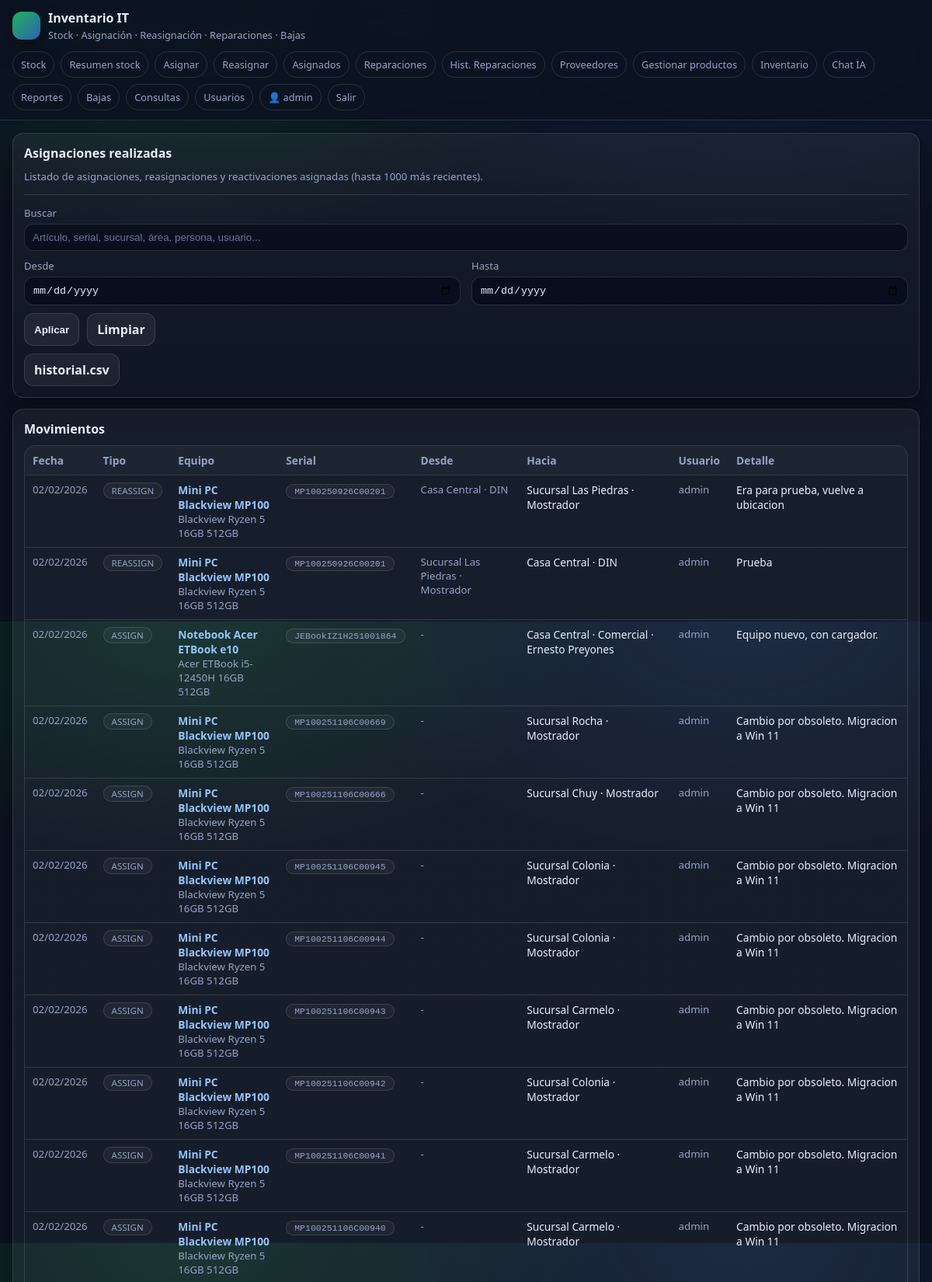
Screenshot of /assignments (signed in, upper part) with the database file from the repository.
### tables this page shows
CREATE TABLE users (
      id INTEGER PRIMARY KEY AUTOINCREMENT,
      username TEXT UNIQUE NOT NULL,
      password_hash TEXT NOT NULL,
      is_admin INTEGER NOT NULL DEFAULT 0,
      created_at TEXT NOT NULL
    );

CREATE TABLE history (
      id INTEGER PRIMARY KEY AUTOINCREMENT,
      unit_id INTEGER NOT NULL REFERENCES units(id) ON DELETE CASCADE,
      user_id INTEGER NOT NULL REFERENCES users(id) ON DELETE RESTRICT,
      type TEXT NOT NULL,
      from_status TEXT,
      to_status TEXT,
      from_sucursal TEXT, from_area TEXT, from_persona TEXT,
      to_sucursal TEXT, to_area TEXT, to_persona TEXT,
      proveedor TEXT,
      detalle TEXT NOT NULL,
      created_at TEXT NOT NULL
    );

CREATE TABLE products (
      id INTEGER PRIMARY KEY AUTOINCREMENT,
      barcode TEXT,
      descripcion TEXT NOT NULL,
      tipo TEXT NOT NULL,
      marca TEXT NOT NULL,
      modelo TEXT NOT NULL,
      proveedor_id INTEGER REFERENCES providers(id),
      created_at TEXT NOT NULL
    );

CREATE TABLE units (
      id INTEGER PRIMARY KEY AUTOINCREMENT,
      product_id INTEGER NOT NULL REFERENCES products(id) ON DELETE CASCADE,
      serial TEXT,
      status TEXT NOT NULL CHECK(status IN ('IN_STOCK','ASSIGNED','IN_REPAIR','RETIRED')),
      warranty_until TEXT,
      purchase_provider_id INTEGER REFERENCES providers(id),
      sucursal TEXT,
      area TEXT,
      persona TEXT,
      last_sucursal TEXT,
      last_area TEXT,
      last_persona TEXT,
      pc_name TEXT,
      last_pc_name TEXT,
      inventory_number TEXT,
      created_at TEXT NOT NULL,
      updated_at TEXT NOT NULL
    );

### app.py (the view)
@app.route("/assignments")
@login_required
def assignments_page():
    q = (request.args.get("q") or "").strip().lower()
    date_from = (request.args.get("from") or "").strip()
    date_to = (request.args.get("to") or "").strip()
    iso_from, iso_to = norm_date_range(date_from, date_to)
    db = get_db()
    rows_sql = """
      SELECT h.created_at, h.type, h.detalle,
             h.from_sucursal,h.from_area,h.from_persona,
             h.to_sucursal,h.to_area,h.to_persona,
             u.id as unit_id, u.serial, u.status, u.warranty_until,
             p.id as product_id, p.descripcion, p.tipo, p.marca, p.modelo, p.barcode,
             us.username
      FROM history h
      JOIN units u ON u.id=h.unit_id
      JOIN products p ON p.id=u.product_id
      JOIN users us ON us.id=h.user_id
      WHERE h.type IN ('ASSIGN','REASSIGN','RESTORE')
    """
    params = []
    if iso_from:
        rows_sql += " AND h.created_at >= ?"
        params.append(iso_from)
    if iso_to:
        rows_sql += " AND h.created_at <= ?"
        params.append(iso_to)
    rows_sql += " ORDER BY h.created_at DESC LIMIT 1000"
    rows = db.execute(rows_sql, params).fetchall()
    if q:
        rows = [r for r in rows if q in f"{r['descripcion']} {r['serial'] or ''} {r['to_sucursal'] or ''} {r['to_area'] or ''} {r['to_persona'] or ''} {r['from_sucursal'] or ''} {r['from_area'] or ''} {r['from_persona'] or ''} {r['username'] or ''}".lower()]
    return render_template("assignments.html", rows=rows, q=q, date_from=date_from, date_to=date_to)

### app.py (called while the page is built)
def norm_date_range(date_from: str | None, date_to: str | None):
    df = (date_from or "").strip()
    dt = (date_to or "").strip()
    iso_from = None
    iso_to = None
    if df:
        iso_from = df + "T00:00:00"
    if dt:
        iso_to = dt + "T23:59:59"
    return iso_from, iso_to

def get_db() -> sqlite3.Connection:
    if "db" not in g:
        conn = sqlite3.connect(DB_PATH)
        conn.row_factory = sqlite3.Row
        g.db = conn
        ensure_schema_migrations(g.db)
    return g.db

def ensure_schema_migrations(db):
    try:
        cols = [r["name"] for r in db.execute("PRAGMA table_info(products)").fetchall()]
        if "proveedor_id" not in cols:
            db.execute("ALTER TABLE products ADD COLUMN proveedor_id INTEGER")
            db.commit()
    except Exception:
        pass
    try:
        cols_u = [r["name"] for r in db.execute("PRAGMA table_info(units)").fetchall()]
        if "purchase_provider_id" not in cols_u:
            db.execute("ALTER TABLE units ADD COLUMN purchase_provider_id INTEGER")
            db.commit()
    except Exception:
        pass
    try:
        db.execute("DROP INDEX IF EXISTS idx_products_barcode")
        db.execute("CREATE UNIQUE INDEX IF NOT EXISTS idx_products_barcode_provider ON products(barcode, IFNULL(proveedor_id,0)) WHERE barcode IS NOT NULL AND barcode != ''")
        db.commit()
    except Exception:
        pass

def login_required(fn):
    @wraps(fn)
    def wrapper(*args, **kwargs):
        if not session.get("user_id"):
            return redirect(url_for("login", next=request.path))
        return fn(*args, **kwargs)
    return wrapper

def current_user():
    uid = session.get("user_id")
    if not uid:
        return None
    db = get_db()
    return db.execute("SELECT * FROM users WHERE id = ?", (uid,)).fetchone()

@app.before_request
def _fk_on():
    db = get_db()
    db.execute("PRAGMA foreign_keys=ON;")

@app.teardown_appcontext
def _close(e=None):
    close_db(e)

@app.context_processor
def inject_globals():
    return {"me": current_user()}

### templates/assignments.html (shortened to what this page needs)
{% extends "base.html" %}
{% from "_macros.html" import short_date %}
{% set title="Asignaciones" %}
{% set active="assignments" %}
{% block content %}
<div class="card">
  <h2>Asignaciones realizadas</h2>
  <div class="muted">Listado de asignaciones, reasignaciones y reactivaciones asignadas (hasta 1000 más recientes).</div>
  <hr class="sep">
  <form method="get">
    <div style="grid-column:1/-1;">
      <label>Buscar</label>
      <input name="q" value="{{ q }}" placeholder="Artículo, serial, sucursal, área, persona, usuario...">
    <div class="grid two" style="margin-top:10px;">
      <div><label>Desde</label><input type="date" name="from" value="{{ date_from or '' }}"></div>
      <div><label>Hasta</label><input type="date" name="to" value="{{ date_to or '' }}"></div>
    </div>
    </div>
    <div style="display:flex; gap:10px; flex-wrap:wrap;">
      <button class="btn" type="submit">Aplicar</button>
      <a class="btn" href="{{ url_for('assignments_page') }}">Limpiar</a>
      <a class="btn" href="/export/historial.csv">historial.csv</a>
    </div>
  </form>
</div>
<div class="card" style="margin-top:14px;">
  <h2>Movimientos</h2>
  <div class="table-wrap">
    <table>
      <thead>
        <tr>
          <th>Fecha</th><th>Tipo</th><th>Equipo</th><th>Serial</th>
          <th>Desde</th><th>Hacia</th><th>Usuario</th><th>Detalle</th>
        </tr>
      </thead>
      <tbody>
        {% for r in rows %}
        <tr>
          <td class="muted">{{ short_date(r.created_at) }}</td>
          <td><span class="badge">{{ r.type }}</span></td>
          <td><a href="#" class="js-info" data-kind="unit" data-id="{{ r.unit_id }}"><b>{{ r.descripcion }}</b></a><div class="muted">{{ r.marca }} {{ r.modelo }}</div></td>
          <td>{% if r.serial %}<a href="#" class="js-info" data-kind="unit" data-id="{{ r.unit_id }}"><span class="badge mono">{{ r.serial }}</span></a>{% else %}<span class="muted">-</span>{% endif %}</td>
          <td class="muted">
            {{ r.from_sucursal or "-" }}{% if r.from_area %} · {{ r.from_area }}{% endif %}{% if r.from_persona %} · {{ r.from_persona }}{% endif %}
          </td>
          <td>
            {{ r.to_sucursal or "-" }}{% if r.to_area %} · {{ r.to_area }}{% endif %}{% if r.to_persona %} · {{ r.to_persona }}{% endif %}
          </td>
          <td class="muted">{{ r.username }}</td>
          <td>{{ r.detalle }}</td>
        </tr>
        {% endfor %}
      </tbody>
    </table>
  </div>
</div>
{% endblock %}

### templates/base.html (shortened to what this page needs)
{% from "_macros.html" import short_date %}
<!doctype html>
<html lang="es">
<head>
  <link rel="stylesheet" href="{{ url_for('static', filename='style.css') }}">
</head>
<body>
  <div class="topbar">
    <div class="nav">
      <div class="brand">
        <div class="logo"></div>
        <div>
          <h1>Inventario IT</h1>
          <div class="sub">Stock · Asignación · Reasignación · Reparaciones · Bajas</div>
        </div>
      </div>
      <div class="menu">
        {% if me %}
          <a class="pill {% if active=='stock' %}active{% endif %}" href="{{ url_for('stock') }}">Stock</a>
          <a class="pill {% if active=='stock_all' %}active{% endif %}" href="{{ url_for('stock_all') }}">Resumen stock</a>
          <a class="pill {% if active=='assign' %}active{% endif %}" href="{{ url_for('assign_page') }}">Asignar</a>
          <a class="pill {% if active=='reassign' %}active{% endif %}" href="{{ url_for('reassign_page') }}">Reasignar</a>
          <a class="pill {% if active=='assigned' %}active{% endif %}" href="{{ url_for('assigned_page') }}">Asignados</a>
          <a class="pill {% if active=='repairs' %}active{% endif %}" href="{{ url_for('repairs_page') }}">Reparaciones</a>
          <a class="pill {% if active=='repairs_history' %}active{% endif %}" href="{{ url_for('repairs_history_page') }}">Hist. Reparaciones</a>
          <a class="pill {% if active=='providers' %}active{% endif %}" href="{{ url_for('providers_page') }}">Proveedores</a>
        <a class="pill {% if active=='manage_products' %}active{% endif %}" href="{{ url_for('manage_products_page') }}">Gestionar productos</a>
        <a class="pill {% if active=='inventory' %}active{% endif %}" href="{{ url_for('inventory_page') }}">Inventario</a>
        <a class="pill {% if active=='ai_chat' %}active{% endif %}" href="{{ url_for('ai_chat_page') }}">Chat IA</a>
        <a class="pill {% if active=='reports' %}active{% endif %}" href="{{ url_for('reports_page') }}">Reportes</a>
          <a class="pill {% if active=='retired' %}active{% endif %}" href="{{ url_for('retired_page') }}">Bajas</a>
          <a class="pill {% if active=='queries' %}active{% endif %}" href="{{ url_for('queries_page') }}">Consultas</a>
          {% if me.is_admin %}
            <a class="pill {% if active=='users' %}active{% endif %}" href="{{ url_for('users_page') }}">Usuarios</a>
          {% endif %}
          <span class="pill">👤 {{ me.username }}</span>
          <a class="pill" href="{{ url_for('logout') }}">Salir</a>
        {% endif %}
      </div>
    </div>
  </div>
  <div class="container">
    {% block content %}{% endblock %}
  </div>
</body>
</html>

### templates/_macros.html
{% macro short_date(ts) -%}
{%- if ts and ts|length > 9 -%}
{{ ts[8:10] }}/{{ ts[5:7] }}/{{ ts[0:4] }}
{%- else -%}
{{ ts or "-" }}
{%- endif -%}
{%- endmacro %}

### static/style.css (style rules this page uses)
:root { --bg: #0b1220; --panel: #0f1a2f; --card: #0c1629; --muted: #93a4c7; --text: #e7eefc; --border: rgba(255,255,255,.12); --accent: #22c55e; --warn: #f59e0b; --danger: #ef4444; --link: #93c5fd; --shadow: 0 10px 30px rgba(0,0,0,.35); --mono: ui-monospace, SFMono-Regular, Menlo, Monaco, Consolas, "Liberation Mono", monospace; }
* { box-sizing:border-box; }
body { margin:0; font-family: system-ui, -apple-system, Segoe UI, Roboto, sans-serif; background: radial-gradient(900px 500px at 20% 0%, rgba(34,197,94,.15), transparent 60%), radial-gradient(900px 500px at 80% 0%, rgba(59,130,246,.12), transparent 60%), var(--bg); color: var(--text); }
a { color: var(--link); text-decoration:none; }
.topbar { position:sticky; top:0; z-index:20; background: rgba(11,18,32,.85); backdrop-filter: blur(10px); border-bottom:1px solid var(--border); }
.nav { max-width:1200px; margin:0 auto; padding:12px 16px; display:flex; gap:12px; align-items:center; justify-content:space-between; flex-wrap:wrap; }
.brand { display:flex; gap:10px; align-items:center; }
.logo { width:36px; height:36px; border-radius:12px; background: linear-gradient(135deg, rgba(34,197,94,.9), rgba(59,130,246,.7)); box-shadow: var(--shadow); }
.brand h1 { margin:0; font-size:1rem; }
.brand .sub { color: var(--muted); font-size:.8rem; margin-top:2px; }
.menu { display:flex; flex-wrap:wrap; gap:8px; align-items:center; }
.pill { padding:7px 10px; border:1px solid var(--border); border-radius:999px; color: var(--muted); font-size:.8rem; }
.container { max-width:1200px; margin:0 auto; padding:16px; }
.grid { display:grid; grid-template-columns: 1fr; gap:14px; }
@media (min-width: 900px) { .grid.two { grid-template-columns: 1fr 1fr; } }
.card { background: linear-gradient(180deg, rgba(255,255,255,.05), rgba(255,255,255,.02)); border: 1px solid var(--border); border-radius: 14px; padding:14px; box-shadow: var(--shadow); }
.card h2 { margin:0 0 10px 0; font-size:1rem; }
.muted { color: var(--muted); font-size:.83rem; }
hr.sep { border:none; border-top:1px solid var(--border); margin:14px 0; }
form { display:grid; grid-template-columns: repeat(auto-fit, minmax(210px, 1fr)); gap:10px 12px; align-items:end; }
label { display:block; margin:0 0 5px 0; color: var(--muted); font-size:.82rem; }
input, select, textarea { width:100%; padding:9px 10px; border-radius:12px; border:1px solid var(--border); background: rgba(2,6,23,.55); color: var(--text); outline:none; }
input::placeholder, textarea::placeholder { color: rgba(147,164,199,.7); }
.btn { padding:9px 12px; border-radius:12px; border:1px solid var(--border); background: rgba(255,255,255,.06); color: var(--text); cursor:pointer; font-weight:600; }
.table-wrap { overflow:auto; border-radius:14px; border:1px solid var(--border); }
table { width:100%; border-collapse:collapse; font-size:.86rem; min-width: 860px; }
th, td { padding:9px 10px; border-bottom:1px solid var(--border); vertical-align:top; }
th { text-align:left; color: var(--muted); background: rgba(255,255,255,.03); position:sticky; top:0; }
.badge { display:inline-block; padding:2px 10px; border-radius:999px; border:1px solid var(--border); font-size:.72rem; color: var(--muted); background: rgba(255,255,255,.04); }
.badge.mono { font-family: var(--mono); }

### rows the page displays
users: username "admin"
history: created_at "02", created_at "2026", type "REASSIGN", descripcion "Mini PC Blackview MP100", marca "Blackview", modelo "Ryzen 5 16GB 512GB", serial "MP100250926C00201", from_sucursal "Casa Central", from_area "DIN", to_sucursal "Sucursal Las Piedras", to_area "Mostrador", username "admin", detalle "Era para prueba, vuelve a ubicacion"
history: created_at "02", created_at "2026", type "REASSIGN", descripcion "Mini PC Blackview MP100", marca "Blackview", modelo "Ryzen 5 16GB 512GB", serial "MP100250926C00201", from_sucursal "Sucursal Las Piedras", from_area "Mostrador", to_sucursal "Casa Central", to_area "DIN", username "admin", detalle "Prueba"
history: created_at "02", created_at "2026", type "ASSIGN", descripcion "Notebook Acer ETBook e10", marca "Acer", modelo "ETBook i5-12450H 16GB 512GB", serial "JEBookIZ1H251001864", from_sucursal "-", to_sucursal "Casa Central", to_area "Comercial", to_persona "Ernesto Preyones", username "admin", detalle "Equipo nuevo, con cargador."
history: created_at "02", created_at "2026", type "ASSIGN", descripcion "Mini PC Blackview MP100", marca "Blackview", modelo "Ryzen 5 16GB 512GB", serial "MP100251106C00669", from_sucursal "-", to_sucursal "Sucursal Rocha", to_area "Mostrador", username "admin", detalle "Cambio por obsoleto. Migracion a Win 11"
history: created_at "02", created_at "2026", type "ASSIGN", descripcion "Mini PC Blackview MP100", marca "Blackview", modelo "Ryzen 5 16GB 512GB", serial "MP100251106C00666", from_sucursal "-", to_sucursal "Sucursal Chuy", to_area "Mostrador", username "admin", detalle "Cambio por obsoleto. Migracion a Win 11"
history: created_at "02", created_at "2026", type "ASSIGN", descripcion "Mini PC Blackview MP100", marca "Blackview", modelo "Ryzen 5 16GB 512GB", serial "MP100251106C00945", from_sucursal "-", to_sucursal "Sucursal Colonia", to_area "Mostrador", username "admin", detalle "Cambio por obsoleto. Migracion a Win 11"
history: created_at "02", created_at "2026", type "ASSIGN", descripcion "Mini PC Blackview MP100", marca "Blackview", modelo "Ryzen 5 16GB 512GB", serial "MP100251106C00944", from_sucursal "-", to_sucursal "Sucursal Colonia", to_area "Mostrador", username "admin", detalle "Cambio por obsoleto. Migracion a Win 11"
history: created_at "02", created_at "2026", type "ASSIGN", descripcion "Mini PC Blackview MP100", marca "Blackview", modelo "Ryzen 5 16GB 512GB", serial "MP100251106C00943", from_sucursal "-", to_sucursal "Sucursal Carmelo", to_area "Mostrador", username "admin", detalle "Cambio por obsoleto. Migracion a Win 11"
history: created_at "02", created_at "2026", type "ASSIGN", descripcion "Mini PC Blackview MP100", marca "Blackview", modelo "Ryzen 5 16GB 512GB", serial "MP100251106C00942", from_sucursal "-", to_sucursal "Sucursal Colonia", to_area "Mostrador", username "admin", detalle "Cambio por obsoleto. Migracion a Win 11"
history: created_at "02", created_at "2026", type "ASSIGN", descripcion "Mini PC Blackview MP100", marca "Blackview", modelo "Ryzen 5 16GB 512GB", serial "MP100251106C00941", from_sucursal "-", to_sucursal "Sucursal Carmelo", to_area "Mostrador", username "admin", detalle "Cambio por obsoleto. Migracion a Win 11"
history: created_at "02", created_at "2026", type "ASSIGN", descripcion "Mini PC Blackview MP100", marca "Blackview", modelo "Ryzen 5 16GB 512GB", serial "MP100251106C00940", from_sucursal "-", to_sucursal "Sucursal Carmelo", to_area "Mostrador", username "admin", detalle "Cambio por obsoleto. Migracion a Win 11"
